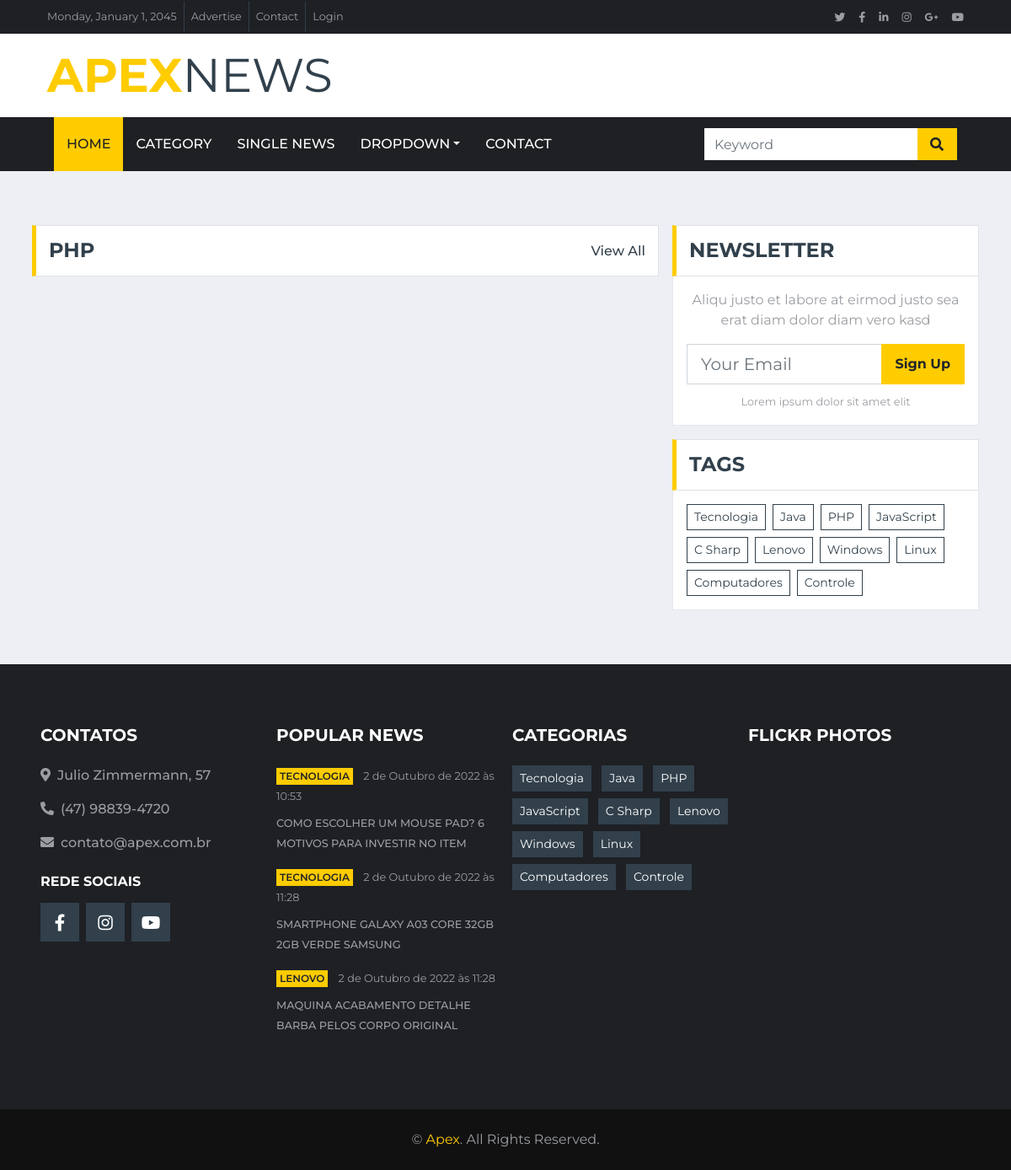
Page /categoria/PHP on the committed database.
### portal/models.py (models this page shows)
class PortalInfor(models.Model):
    titlo_portal = models.CharField(max_length=60, default='Apex')
    email = models.CharField(max_length=200, blank=True)
    telefone = models.CharField(max_length=40, blank=True)
    endereco = models.CharField(max_length=255, blank=True)
    facebook = models.CharField(max_length=255, blank=True)
    youtube = models.CharField(max_length=255, blank=True)
    instagram = models.CharField(max_length=255, blank=True)
    created_at = models.DateTimeField(auto_now_add=True, blank=True)

### artigo/models.py (models this page shows, shortened)
class Categoria(models.Model):
    nome = models.CharField(max_length=100, blank=False)
    texto = models.TextField(blank=True)
    def __str__(self) -> str:
        return self.nome

class Artigo(models.Model):
    titulo = models.CharField(max_length=100, blank=False)
    subtitulo = models.CharField(max_length=100, blank=True)
    autor = models.ForeignKey(Autor, on_delete=models.CASCADE)
    categoria = models.ForeignKey(Categoria, on_delete=models.CASCADE)
    texto_destaque_1 = models.TextField(blank=True)
    texto_destaque_2 = models.TextField(blank=True)
    texto = models.TextField()
    img_url = models.CharField(max_length=255, blank=True)
    created_at = models.DateTimeField(auto_now_add=True)
    updated_at = models.DateTimeField(auto_now=True)
    ativo = models.BooleanField(default=True, editable=True)

### portal/views.py (the view)
# urls.py: path('categoria/', views.categoria, name='categoria'),
def categoria(request, nome=None):
    context = create_context_base()
    if nome != None:
        noticias = Artigo.objects.all().filter(ativo='True').filter(categoria=Categoria.objects.get(nome=nome))
        context['categoria_atual'] = noticias
        context['nome_categoria'] = nome
        return render(request, 'artigo/categoria.html', context)
    return render(request, 'artigo/categoria.html', context)

### portal/views.py (called while the page is built)
def create_context_base():
    info_portal = PortalInfor.objects.all().last()
    noticias = Artigo.objects.all().filter(ativo='True')
    context = {
        'titulo' : info_portal.titlo_portal,
        'contato': {
            'telefone': info_portal.telefone,
            'email' : info_portal.email,
            'endereco': info_portal.endereco,
        },
        'media_sociais': {
            'facebook': info_portal.facebook,
            'youtube' : info_portal.youtube,
            'instagram' : info_portal.instagram
        },
        'lista_noticias' : noticias[:4],
        'categorias' : Categoria.objects.all(),
        'categoria_atual' : None,
        'popular_news' : noticias[:3],
        'noticias' : noticias
    }
    return context

### templates/artigo/categoria.html (shortened to what this page needs)
{% extends 'base.html' %}
{% load static %}
{% block content %}
    {% include 'partials/top_bar.html' %}
    {% include 'partials/nav_bar.html' %}
    <div class="container-fluid mt-5 pt-3">
        <div class="container">
            <div class="row">
                <div class="col-lg-8">
                    <div class="row">
                        <div class="col-12">
                            <div class="section-title">
                                {% if categoria_atual != None %}
                                    <h4 class="m-0 text-uppercase font-weight-bold">{{nome_categoria}}</h4>
                                {% else %}
                                    <h4 class="m-0 text-uppercase font-weight-bold">Categorias</h4>
                                {% endif %}
                                <a class="text-secondary font-weight-medium text-decoration-none" href="{% url 'categoria' %}">View All</a>
                            </div>
                        </div>
                    </div>
                </div>
                <div class="col-lg-4">
                    <div class="mb-3">
                        <div class="section-title mb-0">
                            <h4 class="m-0 text-uppercase font-weight-bold">Newsletter</h4>
                        </div>
                        <div class="bg-white text-center border border-top-0 p-3">
                            <p>Aliqu justo et labore at eirmod justo sea erat diam dolor diam vero kasd</p>
                            <div class="input-group mb-2" style="width: 100%;">
                                <input type="text" class="form-control form-control-lg" placeholder="Your Email">
                                <div class="input-group-append">
                                    <button class="btn btn-primary font-weight-bold px-3">Sign Up</button>
                                </div>
                            </div>
                            <small>Lorem ipsum dolor sit amet elit</small>
                        </div>
                    </div>
                    <div class="mb-3">
                        <div class="section-title mb-0">
                            <h4 class="m-0 text-uppercase font-weight-bold">Tags</h4>
                        </div>
                        <div class="bg-white border border-top-0 p-3">
                            <div class="d-flex flex-wrap m-n1">
                                {% for categoria in categorias  %}
                                    <a href="{% url 'categoria' categoria %}" class="btn btn-sm btn-outline-secondary m-1">{{categoria}}</a>
                                {% endfor %}
                            </div>
                        </div>
                    </div>
                </div>
            </div>
        </div>
    </div>
{% endblock %}

### templates/base.html (shortened to what this page needs)
{% load static %}
<!DOCTYPE html>
<html lang="pt-br">
<head>
    <link href="https://cdnjs.cloudflare.com/ajax/libs/font-awesome/5.15.0/css/all.min.css" rel="stylesheet">
    <link href="{% static 'lib/owlcarousel/assets/owl.carousel.min.css' %}" rel="stylesheet">
    <link href="{% static 'css/style.css' %}" rel="stylesheet">
</head>
<body>
    {% block content %}
    {% endblock %}
    <div class="container-fluid bg-dark pt-5 px-sm-3 px-md-5 mt-5">
        <div class="row py-4">
            <div class="col-lg-3 col-md-6 mb-5">
                <h5 class="mb-4 text-white text-uppercase font-weight-bold">Contatos</h5>
                <p class="font-weight-medium"><i class="fa fa-map-marker-alt mr-2"></i>{{ contato.endereco}}</p>
                <p class="font-weight-medium"><i class="fa fa-phone-alt mr-2"></i>{{contato.telefone}}</p>
                <p class="font-weight-medium"><i class="fa fa-envelope mr-2"></i>{{contato.email}}</p>
                <h6 class="mt-4 mb-3 text-white text-uppercase font-weight-bold">Rede Sociais</h6>
                <div class="d-flex justify-content-start">
                    <a class="btn btn-lg btn-secondary btn-lg-square mr-2" href="https://{{media_sociais.facebook}}"><i class="fab fa-facebook-f"></i></a>
                    <a class="btn btn-lg btn-secondary btn-lg-square mr-2" href="https://{{media_sociais.instagram}}"><i class="fab fa-instagram"></i></a>
                    <a class="btn btn-lg btn-secondary btn-lg-square" href="https://{{media_sociais.youtube}}"><i class="fab fa-youtube"></i></a>
                </div>
            </div>
            <div class="col-lg-3 col-md-6 mb-5">
                <h5 class="mb-4 text-white text-uppercase font-weight-bold">Popular News</h5>
                {% for popular in popular_news %}
                    <div class="mb-3">
                        <div class="mb-2">
                            <a class="badge badge-primary text-uppercase font-weight-semi-bold p-1 mr-2" href="">{{popular.categoria}}</a>
                            <a class="text-body" href="{% url 'artigo' popular.id %}"><small>{{popular.created_at}}</small></a>
                        </div>
                        <a class="small text-body text-uppercase font-weight-medium" href="{% url 'artigo' popular.id %}">{{popular.titulo}}</a>
                    </div>
                {% endfor %}
            </div>
            <div class="col-lg-3 col-md-6 mb-5">
                <h5 class="mb-4 text-white text-uppercase font-weight-bold">Categorias</h5>
                <div class="m-n1">
                    {% for categoria in categorias %}
                        <a href="{% url 'categoria' categoria %}" class="btn btn-sm btn-secondary m-1">{{categoria}}</a>
                    {% endfor %}
                </div>
            </div>
            <div class="col-lg-3 col-md-6 mb-5">
                <h5 class="mb-4 text-white text-uppercase font-weight-bold">Flickr Photos</h5>
                <div class="row">
                    {% for noticia in lista_noticias %}
                        <div class="col-4 mb-3">
                        </div>
                    {% endfor %}
                </div>
            </div>
        </div>
    </div>
    <div class="container-fluid py-4 px-sm-3 px-md-5" style="background: #111111;">
        <p class="m-0 text-center">&copy; <a href="{% url 'index' %}">{{ titulo}}</a>. All Rights Reserved.
    </p>
    </div>
</body>
</html>

### templates/partials/top_bar.html
{% load static %}
{% block content %}
<div class="container-fluid d-none d-lg-block">
    <div class="row align-items-center bg-dark px-lg-5">
        <div class="col-lg-9">
            <nav class="navbar navbar-expand-sm bg-dark p-0">
                <ul class="navbar-nav ml-n2">
                    <li class="nav-item border-right border-secondary">
                        <a class="nav-link text-body small" href="#">Monday, January 1, 2045</a>
                    </li>
                    <li class="nav-item border-right border-secondary">
                        <a class="nav-link text-body small" href="#">Advertise</a>
                    </li>
                    <li class="nav-item border-right border-secondary">
                        <a class="nav-link text-body small" href="#">Contact</a>
                    </li>
                    <li class="nav-item">
                        <a class="nav-link text-body small" href="#">Login</a>
                    </li>
                </ul>
            </nav>
        </div>
        <div class="col-lg-3 text-right d-none d-md-block">
            <nav class="navbar navbar-expand-sm bg-dark p-0">
                <ul class="navbar-nav ml-auto mr-n2">
                    <li class="nav-item">
                        <a class="nav-link text-body" href="#"><small class="fab fa-twitter"></small></a>
                    </li>
                    <li class="nav-item">
                        <a class="nav-link text-body" href="#"><small class="fab fa-facebook-f"></small></a>
                    </li>
                    <li class="nav-item">
                        <a class="nav-link text-body" href="#"><small class="fab fa-linkedin-in"></small></a>
                    </li>
                    <li class="nav-item">
                        <a class="nav-link text-body" href="#"><small class="fab fa-instagram"></small></a>
                    </li>
                    <li class="nav-item">
                        <a class="nav-link text-body" href="#"><small class="fab fa-google-plus-g"></small></a>
                    </li>
                    <li class="nav-item">
                        <a class="nav-link text-body" href="#"><small class="fab fa-youtube"></small></a>
                    </li>
                </ul>
            </nav>
        </div>
    </div>
    <div class="row align-items-center bg-white py-3 px-lg-5">
        <div class="col-lg-4">
            <a href="{% url 'index' %}" class="navbar-brand p-0 d-none d-lg-block">
                <h1 class="m-0 display-4 text-uppercase text-primary">{{titulo}}<span class="text-secondary font-weight-normal">News</span></h1>
            </a>
        </div>
    </div>
</div>
{% endblock %}

### rows in the picture
PortalInfor: titlo_portal "APEX", endereco "Julio Zimmermann, 57", telefone "(47) 98839-4720", email "contato@apex.com.br", titlo_portal "Apex"
Categoria: nome "PHP"
Categoria: nome "Tecnologia"
Categoria: nome "Java"
Categoria: nome "JavaScript"
Categoria: nome "C Sharp"
Categoria: nome "Lenovo"
Categoria: nome "Windows"
Categoria: nome "Linux"
Categoria: nome "Computadores"
Categoria: nome "Controle"
Artigo: categoria "TECNOLOGIA", created_at "2 de Outubro de 2022 às 10:53", titulo "COMO ESCOLHER UM MOUSE PAD? 6 MOTIVOS PARA INVESTIR NO ITEM"
Artigo: categoria "TECNOLOGIA", created_at "2 de Outubro de 2022 às 11:28", titulo "SMARTPHONE GALAXY A03 CORE 32GB 2GB VERDE SAMSUNG"
Artigo: categoria "LENOVO", created_at "2 de Outubro de 2022 às 11:28", titulo "MAQUINA ACABAMENTO DETALHE BARBA PELOS CORPO ORIGINAL"
